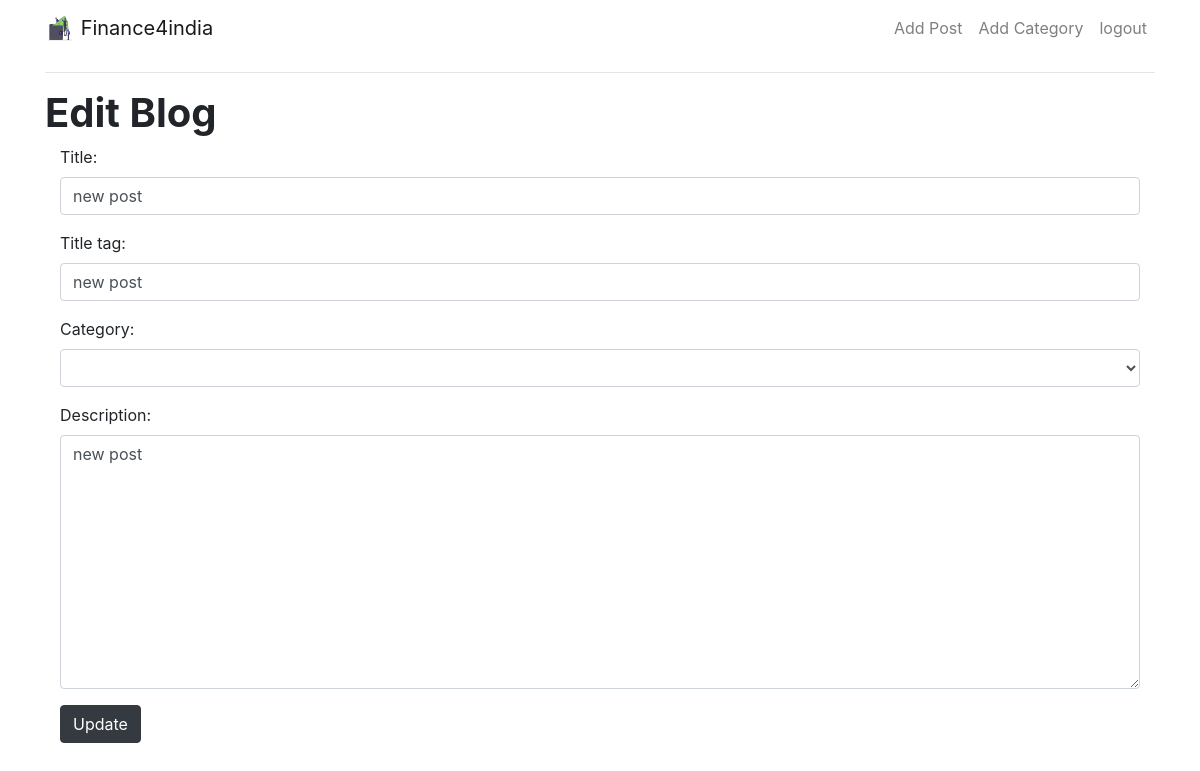
/details/edit/6/ (signed in), run on the app's committed database.
### blog/models.py (models this page shows, shortened)
class Blog(models.Model):
    title = models.CharField(max_length=100)
    title_tag = models.CharField(max_length=100)
    author = models.ForeignKey(User,on_delete=models.CASCADE)
    description = models.TextField()
    created_at = models.DateTimeField(auto_now_add=True)
    image = models.ImageField(upload_to='blog/images',blank=True,null=True)
    category = models.CharField(max_length=100,default='uncategorized')

### blog/views.py (the view)
# urls.py: path('details/edit/<int:pk>/',UpdateBlogView.as_view(),name='editpost'),
class UpdateBlogView(UpdateView):
    model = Blog
    form_class = UpdateBlogForm
    template_name ='blog/update_blog.html'

### blog/forms.py
class UpdateBlogForm(forms.ModelForm):
    class Meta:
        model = Blog
        fields =('title','title_tag','category','description')
        widgets = {
            'title': forms.TextInput(attrs={'class': 'form-control'}),
            'title_tag': forms.TextInput(attrs={'class': 'form-control'}),
            'category': forms.Select(attrs={'class':'form-control'}),
            'description': forms.Textarea(attrs={'class': 'form-control'}),
        }

### blog/templates/blog/update_blog.html (shortened to what this page needs)
{% extends "blog/base.html" %}
{% load static %}
{% block content %}
{% if user.is_authenticated %}
<h1  class="font-weight-bold">Edit Blog</h1>
<div class="container-fluid">
    <div class="form-group">
        <form method="POST">
            {{ form.as_p}}
            <button class="btn btn-dark" type="submit">Update</button>
        </form>
    </div>
</div>
{% else %}
<h1> You'r are not allowed here </h1>
{% endif %}
{% endblock %}

### data on the page
Blog: title "new post", title_tag "new post", description "new post"
